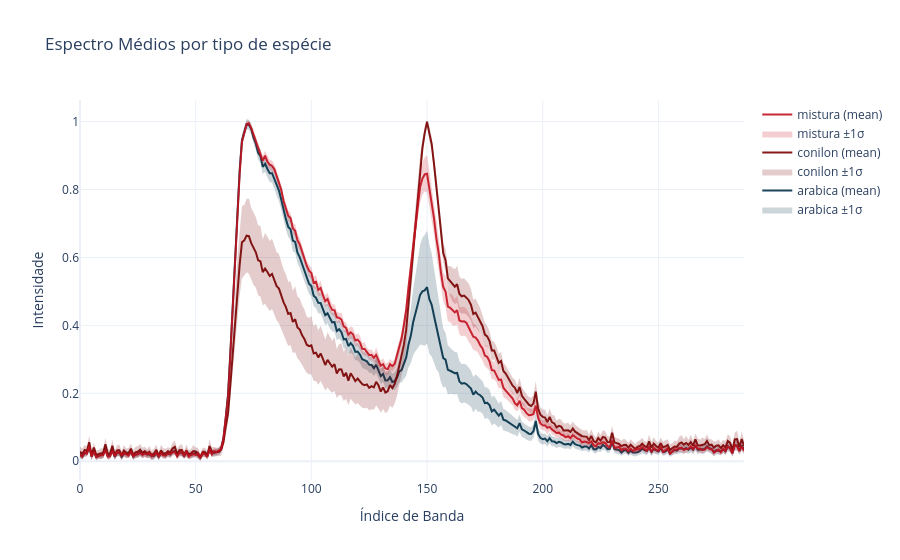

The code cell stored with this chart in its notebook:
### Code cell
fig = plot_curve_mean(df,
                      'specie_type',
                      description='Espectro Médios por tipo de espécie') 
fig.show()

### Figure 1 — Plotly figure (JSON) as saved in the notebook; plotly's stock layout.template omitted (floating-point values rounded to 4 significant figures; data arrays with more than 128 entries replaced by an {"elided": "..."} marker saying what was removed)
{"data": [{"hoverinfo": "skip", "line": {"width": 0}, "mode": "lines", "showlegend": false, "type": "scatter", "x": {"elided": "288 int values"}, "y": {"elided": "288 float values"}}, {"fill": "tonexty", "fillcolor": "rgba(0, 48, 73, 0.2)", "hoverinfo": "skip", "line": {"width": 0}, "mode": "lines", "name": "arabica ±1σ", "type": "scatter", "x": {"elided": "288 int values"}, "y": {"elided": "288 float values"}}, {"line": {"color": "rgba(0, 48, 73, 0.9)", "width": 2}, "mode": "lines", "name": "arabica (mean)", "type": "scatter", "x": {"elided": "288 int values"}, "y": {"elided": "288 float values"}}, {"hoverinfo": "skip", "line": {"width": 0}, "mode": "lines", "showlegend": false, "type": "scatter", "x": {"elided": "288 int values"}, "y": {"elided": "288 float values"}}, {"fill": "tonexty", "fillcolor": "rgba(120, 0, 0, 0.2)", "hoverinfo": "skip", "line": {"width": 0}, "mode": "lines", "name": "conilon ±1σ", "type": "scatter", "x": {"elided": "288 int values"}, "y": {"elided": "288 float values"}}, {"line": {"color": "rgba(120, 0, 0, 0.9)", "width": 2}, "mode": "lines", "name": "conilon (mean)", "type": "scatter", "x": {"elided": "288 int values"}, "y": {"elided": "288 float values"}}, {"hoverinfo": "skip", "line": {"width": 0}, "mode": "lines", "showlegend": false, "type": "scatter", "x": {"elided": "288 int values"}, "y": {"elided": "288 float values"}}, {"fill": "tonexty", "fillcolor": "rgba(193, 18, 31, 0.2)", "hoverinfo": "skip", "line": {"width": 0}, "mode": "lines", "name": "mistura ±1σ", "type": "scatter", "x": {"elided": "288 int values"}, "y": {"elided": "288 float values"}}, {"line": {"color": "rgba(193, 18, 31, 0.9)", "width": 2}, "mode": "lines", "name": "mistura (mean)", "type": "scatter", "x": {"elided": "288 int values"}, "y": {"elided": "288 float values"}}], "layout": {"title": {"text": "Espectro Médios por tipo de espécie"}, "xaxis": {"title": {"text": "Índice de Banda"}}, "yaxis": {"title": {"text": "Intensidade"}}}}
